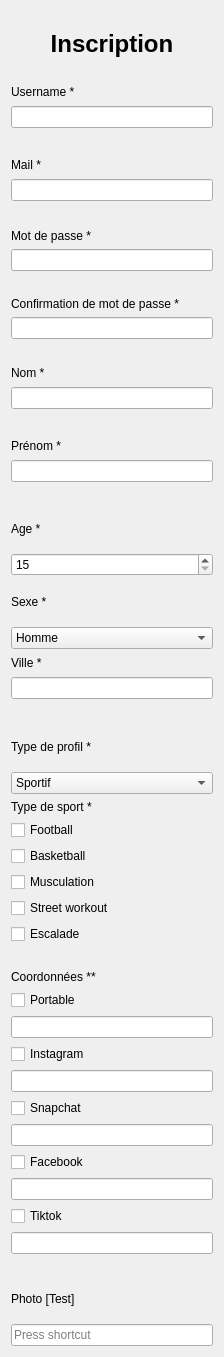
      <widget class="QWidget" name="scrollAreaWidgetContents">
       <property name="geometry">
        <rect>
         <x>0</x>
         <y>0</y>
         <width>224</width>
         <height>1357</height>
        </rect>
       </property>
       <layout class="QGridLayout" name="gridLayout_2">
        <item row="9" column="0">
         <layout class="QVBoxLayout" name="Type_profil">
          <item>
           <widget class="QLabel" name="label_Profil">
            <property name="text">
             <string>Type de profil *</string>
            </property>
           </widget>
          </item>
          <item>
           <widget class="QComboBox" name="comboBox_Profil">
            <item>
             <property name="text">
              <string>Sportif</string>
             </property>
            </item>
            <item>
             <property name="text">
              <string>Coach</string>
             </property>
            </item>
           </widget>
          </item>
         </layout>
        </item>
        <item row="1" column="0">
         <layout class="QVBoxLayout" name="Username">
          <item>
           <widget class="QLabel" name="label_Username">
            <property name="text">
             <string>Username *</string>
            </property>
           </widget>
          </item>
          <item>
           <widget class="QLineEdit" name="lineEdit_Username"/>
          </item>
          <item>
           <widget class="QLabel" name="label_ErrorUsername">
            <property name="enabled">
             <bool>true</bool>
            </property>
            <property name="text">
             <string/>
            </property>
           </widget>
          </item>
         </layout>
        </item>
        <item row="0" column="0">
         <widget class="QLabel" name="title_Inscription">
          <property name="text">
           <string>&lt;html&gt;&lt;head/&gt;&lt;body&gt;&lt;p align=&quot;center&quot;&gt;&lt;span style=&quot; font-size:18pt; font-weight:600;&quot;&gt;Inscription&lt;/span&gt;&lt;/p&gt;&lt;/body&gt;&lt;/html&gt;</string>
          </property>
         </widget>
        </item>
        <item row="4" column="0">
         <layout class="QVBoxLayout" name="Nom">
          <item>
           <widget class="QLabel" name="label_Nom">
            <property name="text">
             <string>Nom *</string>
            </property>
           </widget>
          </item>
          <item>
           <widget class="QLineEdit" name="lineEdit_Nom"/>
          </item>
          <item>
           <widget class="QLabel" name="label_ErrorNom">
            <property name="text">
             <string/>
            </property>
           </widget>
          </item>
         </layout>
        </item>
        <item row="5" column="0">
         <layout class="QVBoxLayout" name="Prenom">
          <item>
           <widget class="QLabel" name="label_Prenom">
            <property name="text">
             <string>Prénom *</string>
            </property>
           </widget>
          </item>
          <item>
           <widget class="QLineEdit" name="lineEdit_Prenom"/>
          </item>
          <item>
           <widget class="QLabel" name="label_ErrorPrenom">
            <property name="text">
             <string/>
            </property>
           </widget>
          </item>
         </layout>
        </item>
        <item row="2" column="0">
         <layout class="QVBoxLayout" name="Mail">
          <item>
           <widget class="QLabel" name="label_Mail">
            <property name="text">
             <string>Mail *</string>
            </property>
           </widget>
          </item>
          <item>
           <widget class="QLineEdit" name="lineEdit_Mail"/>
          </item>
          <item>
           <widget class="QLabel" name="label_ErrorMail">
            <property name="text">
             <string/>
            </property>
           </widget>
          </item>
         </layout>
        </item>
        <item row="10" column="0">
         <layout class="QVBoxLayout" name="Type_sport">
          <item>
           <widget class="QLabel" name="label_Sport">
            <property name="maximumSize">
             <size>
              <width>250</width>
              <height>50</height>
             </size>
            </property>
            <property name="text">
             <string>Type de sport *</string>
            </property>
           </widget>
          </item>
          <item>
           <layout class="QVBoxLayout" name="verticalLayout_Sport">
            <item>
             <widget class="QCheckBox" name="checkBox_Foot">
              <property name="text">
               <string>Football</string>
              </property>
             </widget>
            </item>
            <item>
             <widget class="QCheckBox" name="checkBox_Basket">
              <property name="text">
               <string>Basketball</string>
              </property>
             </widget>
            </item>
            <item>
             <widget class="QCheckBox" name="checkBox_Muscu">
              <property name="text">
               <string>Musculation</string>
              </property>
             </widget>
            </item>
            <item>
             <widget class="QCheckBox" name="checkBox_Street">
              <property name="text">
               <string>Street workout</string>
              </property>
             </widget>
            </item>
            <item>
             <widget class="QCheckBox" name="checkBox_Escalade">
              <property name="text">
               <string>Escalade</string>
              </property>
             </widget>
            </item>
           </layout>
          </item>
          <item>
           <widget class="QLabel" name="label_ErrorSport">
            <property name="text">
             <string/>
            </property>
           </widget>
          </item>
         </layout>
        </item>
        <item row="8" column="0">
         <layout class="QVBoxLayout" name="Ville">
          <item>
           <widget class="QLabel" name="label_Ville">
            <property name="text">
             <string>Ville *</string>
            </property>
           </widget>
          </item>
          <item>
           <widget class="QLineEdit" name="lineEdit_Ville"/>
          </item>
          <item>
           <widget class="QLabel" name="label_ErrorVille">
            <property name="text">
             <string/>
            </property>
           </widget>
          </item>
         </layout>
        </item>
        <item row="17" column="0">
         <layout class="QVBoxLayout" name="Photo">
          <item>
           <widget class="QLabel" name="label_Photo">
            <property name="text">
             <string>Photo [Test]</string>
            </property>
           </widget>
          </item>
          <item>
           <widget class="QKeySequenceEdit" name="keySequenceEdit_Photo"/>
          </item>
         </layout>
        </item>
        <item row="7" column="0">
         <layout class="QVBoxLayout" name="Sexe">
          <item>
           <widget class="QLabel" name="label_Sexe">
            <property name="text">
             <string>Sexe *</string>
            </property>
           </widget>
          </item>
          <item>
           <widget class="QComboBox" name="comboBox_Sexe">
            <property name="mouseTracking">
             <bool>false</bool>
            </property>
            <property name="focusPolicy">
             <enum>Qt::NoFocus</enum>
            </property>
            <item>
             <property name="text">
              <string>Homme</string>
             </property>
            </item>
            <item>
             <property name="text">
              <string>Femme</string>
             </property>
            </item>
           </widget>
          </item>
         </layout>
        </item>
        <item row="11" column="0">
         <layout class="QVBoxLayout" name="Crd">
          <item>
           <widget class="QLabel" name="label_3">
            <property name="text">
             <string>Coordonnées **</string>
            </property>
           </widget>
          </item>
          <item>
           <layout class="QVBoxLayout" name="verticalLayout_Crd">
            <item>
             <widget class="QCheckBox" name="checkBox_Portable">
              <property name="text">
               <string>Portable</string>
              </property>
             </widget>
            </item>
            <item>
             <widget class="QLineEdit" name="lineEdit_Portable"/>
            </item>
            <item>
             <widget class="QCheckBox" name="checkBox_IG">
              <property name="text">
               <string>Instagram</string>
              </property>
             </widget>
            </item>
            <item>
             <widget class="QLineEdit" name="lineEdit_IG"/>
            </item>
            <item>
             <widget class="QCheckBox" name="checkBox_SC">
              <property name="text">
               <string>Snapchat</string>
              </property>
             </widget>
            </item>
            <item>
             <widget class="QLineEdit" name="lineEdit_SC"/>
            </item>
            <item>
             <widget class="QCheckBox" name="checkBox_FB">
              <property name="text">
               <string>Facebook</string>
              </property>
             </widget>
            </item>
            <item>
             <widget class="QLineEdit" name="lineEdit_FB"/>
            </item>
            <item>
             <widget class="QCheckBox" name="checkBox_TT">
              <property name="text">
               <string>Tiktok</string>
              </property>
             </widget>
            </item>
            <item>
             <widget class="QLineEdit" name="lineEdit_TT"/>
            </item>
           </layout>
          </item>
          <item>
           <widget class="QLabel" name="label_ErrorCrd">
            <property name="text">
             <string/>
            </property>
           </widget>
          </item>
         </layout>
        </item>
        <item row="3" column="0">
         <layout class="QVBoxLayout" name="Mdp">
          <item>
           <widget class="QLabel" name="label_Mdp">
            <property name="text">
             <string>Mot de passe *</string>
            </property>
           </widget>
          </item>
          <item>
           <widget class="QLineEdit" name="lineEdit_Mdp">
            <property name="echoMode">
             <enum>QLineEdit::Password</enum>
            </property>
           </widget>
          </item>
          <item>
           <widget class="QLabel" name="label_ErrorMdp">
            <property name="text">
             <string/>
            </property>
           </widget>
          </item>
          <item>
           <widget class="QLabel" name="label_ConfMdp">
            <property name="text">
             <string>Confirmation de mot de passe *</string>
            </property>
           </widget>
          </item>
          <item>
           <widget class="QLineEdit" name="lineEdit_ConfMdp">
            <property name="echoMode">
             <enum>QLineEdit::Password</enum>
            </property>
           </widget>
          </item>
          <item>
           <widget class="QLabel" name="label_ErrorConfMdp">
            <property name="text">
             <string/>
            </property>
           </widget>
          </item>
         </layout>
        </item>
        <item row="6" column="0">
         <layout class="QVBoxLayout" name="Age">
          <item>
           <widget class="QLabel" name="label_Age">
            <property name="text">
             <string>Age *</string>
            </property>
           </widget>
          </item>
          <item>
           <widget class="QSpinBox" name="spinBox_Age">
            <property name="layoutDirection">
             <enum>Qt::LeftToRight</enum>
            </property>
            <property name="minimum">
             <number>15</number>
            </property>
            <property name="maximum">
             <number>100</number>
            </property>
            <property name="value">
             <number>15</number>
            </property>
            <property name="displayIntegerBase">
             <number>10</number>
            </property>
           </widget>
          </item>
         </layout>
        </item>
       </layout>
      </widget>
